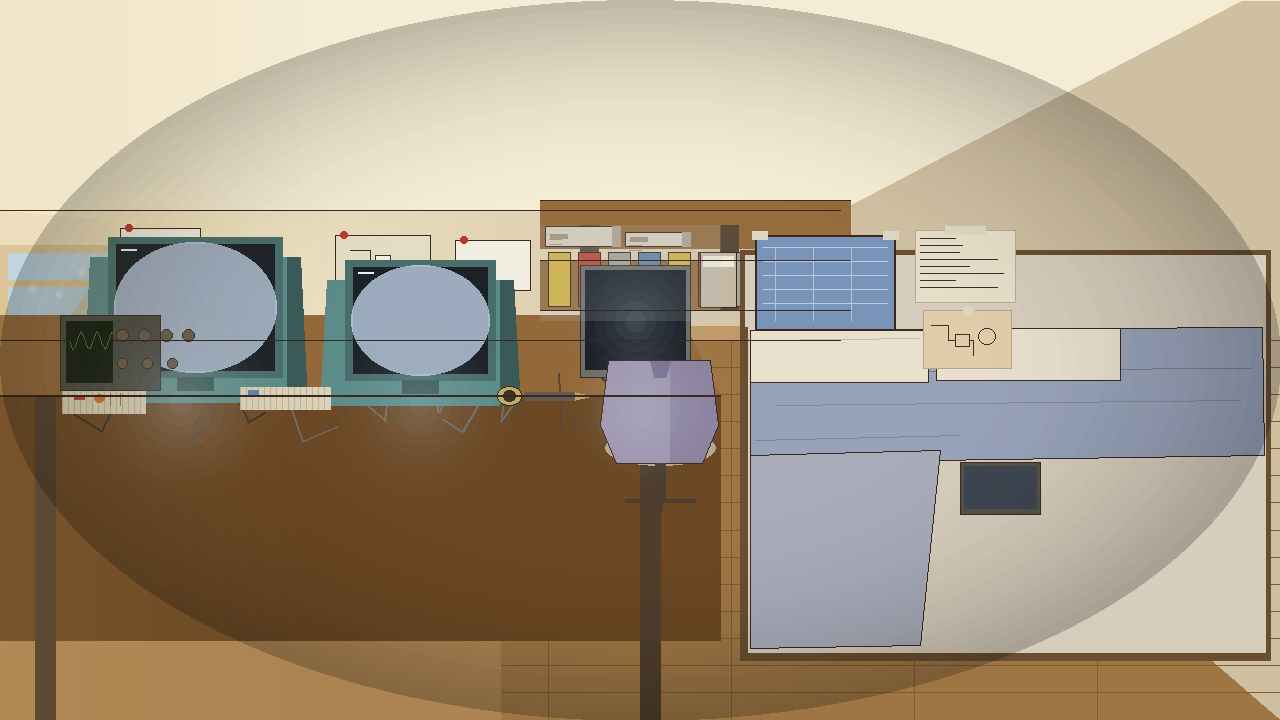

Here is the Python script that generated this plot:
#!/usr/bin/env python3
"""
LTG_TOOL_bg_tech_den_v004.py — Cosmo's Tech Den Background v004 (Daylight)
"Luma & the Glitchkin" — Background & Environment Design
Artist: Jordan Reed | Cycle 22

Upgrade from v003: resolves Takeshi Murakami Critique 10 P1 + P2.
All visual content preserved. Two targeted lighting fixes applied.

Changes from v003:
  Fix 1a — Light shaft repositioned into desk zone (CRITICAL):
    - Shaft apex now sits at upper-left near window, above desk height
    - Shaft fans diagonally across desk surface (DESK_TOP_Y == 395)
    - Base points land ON desk surface, fading before bed zone (x < 700)
    - Shaft width ~200px at widest point
    - max_alpha raised to 150 (daylight shaft in dark room is NOT subtle)
    - Dust motes scatter bounds updated to match new shaft geometry

  Fix 1b — Monitor glow spill individuated (three separate sources):
    - REMOVED: single wide-ellipse desk spill (was a uniform ambient wash)
    - ADDED: three separate gaussian_glow() calls — one per monitor
      * CRT1 (x~195): cool blue-white, spill forward-left onto desk surface
      * CRT2 (x~420): central desk area spill
      * Flat panel (x~635): toward oscilloscope zone
    - Chair back spill and shelf spill retained from v003

Rules:
  - Real World palette ONLY — zero Glitch palette colors
  - After img.paste() / alpha_composite: refresh draw = ImageDraw.Draw(img)
  - Never overwrite outputs — versioned v004
  - All procedural elements use seeded RNG

# TODO: update import to LTG_TOOL_render_lib_v001 after Kai's rename

Output: /home/wipkat/team/output/backgrounds/environments/LTG_ENV_tech_den_v004.png
"""

import math
import random
import os
import sys
from PIL import Image, ImageDraw, ImageFilter

# Import shared rendering library (same directory)
# TODO: update import to LTG_TOOL_render_lib_v001 after Kai's rename
sys.path.insert(0, os.path.dirname(os.path.abspath(__file__)))
from ltg_render_lib import (  # noqa: E402
    light_shaft, dust_motes, gaussian_glow, vignette
)

W, H = 1280, 720

# ── Real World Palette (NO Glitch colors) ────────────────────────────────────
WALL_WARM         = (240, 228, 200)
WALL_SHADOW       = (208, 192, 162)
WALL_WINDOW_LIGHT = (252, 242, 210)
CEILING           = (244, 236, 212)
FLOOR_WOOD        = (158, 118,  68)
FLOOR_WOOD_DARK   = (128,  90,  48)
FLOOR_WORN        = (172, 132,  82)
SKIRTING          = (190, 155, 105)

# Window / natural light
WINDOW_SKY        = (188, 218, 240)
WINDOW_FRAME      = (222, 200, 158)
SUNLIGHT_GOLD     = (255, 210,  90)
SUNLIT_AMBER      = (212, 172, 100)
WALL_SUNLIT       = (252, 238, 190)

# Desk and tech equipment
DESK_WOOD_TOP     = (148, 105,  58)
DESK_WOOD_SHADOW  = (108,  72,  36)
DESK_FRAME        = ( 80,  62,  44)
CABLE_DARK        = ( 58,  48,  38)
CABLE_MED         = ( 90,  72,  52)
CABLE_GREY        = (110, 108, 102)

# CRT monitor
CRT_CASING        = ( 91, 140, 138)
CRT_SHADOW        = ( 58,  90,  88)
CRT_SCREEN_OFF    = ( 28,  34,  40)
CRT_BEZEL         = ( 72, 110, 108)

# Flat monitor
FLAT_MON_BODY     = (110, 108, 102)
FLAT_MON_SCREEN   = ( 24,  28,  36)
FLAT_MON_STAND    = ( 88,  84,  78)

# Monitor glow (blue-white, real-world — not Glitch cyan)
MON_GLOW_BRIGHT   = (200, 218, 240)
MON_GLOW_MID      = (180, 200, 210)
MON_GLOW_SOFT     = (170, 188, 205)
MON_SPILL         = (180, 200, 210)

# Oscilloscope
OSCOPE_BODY       = ( 72,  74,  68)
OSCOPE_SCREEN     = ( 18,  28,  18)
OSCOPE_KNOBS      = ( 98,  88,  68)

# Breadboards
BREADBOARD        = (220, 210, 185)
BREADBOARD_LINES  = (190, 178, 150)
COMPONENT_RED     = (185,  62,  42)
COMPONENT_ORANGE  = (200, 120,  50)
COMPONENT_BLUE    = (100, 128, 168)
WIRE_COPPER       = (168, 112,  52)

# Shelving
SHELF_WOOD        = (148, 108,  62)
SHELF_BRACKET     = ( 90,  75,  58)
VINTAGE_PC_BEIGE  = (215, 205, 185)
VINTAGE_PC_SHADOW = (175, 162, 140)
VINTAGE_PC_VENT   = (160, 148, 125)
CART_YELLOW       = (210, 178,  68)
CART_RED          = (188,  72,  52)
CART_GREY         = (165, 162, 155)
CART_BLUE         = (100, 130, 162)
BIN_PLASTIC       = (195, 185, 165)
BIN_LABEL         = (240, 232, 210)

# Wall papers
PAPER_WHITE       = (242, 238, 225)
PAPER_YELLOW      = (235, 218, 148)
CIRCUIT_DIAG_BG   = (228, 220, 195)
INK_LINE          = ( 58,  48,  38)
PUSHPIN_RED       = (188,  58,  42)

# Bed
BED_FRAME         = (105,  78,  48)
MATTRESS          = (215, 205, 188)
DUVET_BLUE        = (152, 162, 185)
PILLOW_CREAM      = (232, 224, 205)
BEDDING_MUTED     = (168, 172, 185)

# Chair
CHAIR_FABRIC      = (178, 168, 148)
CHAIR_FRAME       = ( 75,  62,  48)

# Cosmo's jacket — RW-08 Dusty Lavender
JACKET_LAV        = (160, 150, 175)
JACKET_SHADOW     = (120, 110, 145)

# Soldering kit
SOLDER_IRON_TIP   = (190, 165, 100)
SOLDER_IRON_BODY  = (100,  90,  80)
SOLDER_WIRE_SPOOL = (195, 170, 100)

# Poster / printout colors
POSTER_BLUE       = (120, 148, 185)
PRINTOUT_CREAM    = (230, 222, 200)
PRINTOUT_WARM     = (225, 205, 170)

# Line / shadow
LINE_DARK         = ( 59,  40,  32)
DUST_MOTE         = (255, 248, 230)

# Dust mote color (warm white)
SOLDER_SILVER     = (180, 180, 168)

# ── Helper functions ──────────────────────────────────────────────────────────
rng = random.Random(42)


def lerp(a, b, t):
    return a + (b - a) * t


def lerp_color(c1, c2, t):
    return tuple(int(lerp(a, b, t)) for a, b in zip(c1, c2))


def draw_rect(draw, x0, y0, x1, y1, fill, outline=None, width=1):
    draw.rectangle([x0, y0, x1, y1], fill=fill, outline=outline, width=width)


def draw_line_seg(draw, pts, fill, width=1):
    if len(pts) >= 2:
        draw.line(pts, fill=fill, width=width)


def gradient_rect_v(img, x0, y0, x1, y1, col_top, col_bot):
    if x1 <= x0 or y1 <= y0:
        return
    w_ = x1 - x0
    h_ = y1 - y0
    layer = Image.new("RGBA", (w_, h_), (0, 0, 0, 0))
    ld = ImageDraw.Draw(layer)
    for row in range(h_):
        t = row / max(h_ - 1, 1)
        c = lerp_color(col_top, col_bot, t)
        ld.line([(0, row), (w_ - 1, row)], fill=c + (255,), width=1)
    img.alpha_composite(layer, dest=(x0, y0))


def gradient_rect_h(img, x0, y0, x1, y1, col_left, col_right):
    if x1 <= x0 or y1 <= y0:
        return
    w_ = x1 - x0
    h_ = y1 - y0
    layer = Image.new("RGBA", (w_, h_), (0, 0, 0, 0))
    ld = ImageDraw.Draw(layer)
    for col in range(w_):
        t = col / max(w_ - 1, 1)
        c = lerp_color(col_left, col_right, t)
        ld.line([(col, 0), (col, h_ - 1)], fill=c + (255,), width=1)
    img.alpha_composite(layer, dest=(x0, y0))


# ── Main draw function ────────────────────────────────────────────────────────

def draw_tech_den():
    img = Image.new("RGBA", (W, H), (0, 0, 0, 255))
    draw = ImageDraw.Draw(img)

    # ── PERSPECTIVE SETUP ─────────────────────────────────────────────────────
    VP_X = 820
    VP_Y = 295

    FLOOR_Y_FAR  = 340
    FLOOR_Y_NEAR = H
    CEIL_Y_FAR   = 210
    CEIL_Y_NEAR  = -20

    BACK_WALL_LEFT  = 60
    BACK_WALL_RIGHT = 840

    # ── BASE LAYERS ───────────────────────────────────────────────────────────

    # 1. Back wall
    gradient_rect_h(img, 0, CEIL_Y_FAR, BACK_WALL_RIGHT, FLOOR_Y_FAR,
                    WALL_WINDOW_LIGHT, WALL_SHADOW)
    draw = ImageDraw.Draw(img)

    # Right side wall
    right_wall_pts = [
        (BACK_WALL_RIGHT, CEIL_Y_FAR),
        (W, CEIL_Y_NEAR),
        (W, H),
        (BACK_WALL_RIGHT, FLOOR_Y_FAR),
    ]
    draw.polygon(right_wall_pts, fill=WALL_SHADOW)

    # Ceiling
    ceil_pts = [
        (0, 0),
        (W, 0),
        (W, CEIL_Y_NEAR),
        (BACK_WALL_RIGHT, CEIL_Y_FAR),
        (0, CEIL_Y_FAR),
    ]
    draw.polygon(ceil_pts, fill=CEILING)
    draw = ImageDraw.Draw(img)

    # Floor
    floor_pts = [
        (0, FLOOR_Y_FAR),
        (BACK_WALL_RIGHT, FLOOR_Y_FAR),
        (W, H),
        (0, H),
    ]
    draw.polygon(floor_pts, fill=FLOOR_WOOD)

    n_planks = 14
    for i in range(n_planks):
        t = i / n_planks
        ly = int(FLOOR_Y_FAR + t * (H - FLOOR_Y_FAR))
        draw.line([(0, ly), (W, ly)], fill=FLOOR_WOOD_DARK, width=1)

    for i in range(8):
        t = i / 7
        fx = int(t * W)
        draw.line([(fx, FLOOR_Y_FAR), (fx, H)], fill=FLOOR_WOOD_DARK, width=1)

    draw_rect(draw, 0, FLOOR_Y_FAR + 30, 500, H, FLOOR_WORN)
    draw = ImageDraw.Draw(img)

    # Skirting board
    draw_rect(draw, 0, FLOOR_Y_FAR - 14, BACK_WALL_RIGHT, FLOOR_Y_FAR, SKIRTING)

    # ── LEFT WINDOW ───────────────────────────────────────────────────────────
    WIN_X0 = 0
    WIN_X1 = 115
    WIN_Y0 = CEIL_Y_FAR + 35
    WIN_Y1 = FLOOR_Y_FAR - 18

    left_wall_win_pts = [
        (0, CEIL_Y_FAR),
        (WIN_X1, CEIL_Y_FAR + 10),
        (WIN_X1, FLOOR_Y_FAR - 5),
        (0, FLOOR_Y_FAR),
    ]
    draw.polygon(left_wall_win_pts, fill=WALL_WARM)

    draw_rect(draw, WIN_X0, WIN_Y0, WIN_X1, WIN_Y1, WINDOW_FRAME)
    draw_rect(draw, WIN_X0 + 8, WIN_Y0 + 8, WIN_X1 - 4, WIN_Y1 - 8, WINDOW_SKY)
    mid_y = (WIN_Y0 + WIN_Y1) // 2
    draw_rect(draw, WIN_X0, mid_y - 3, WIN_X1, mid_y + 3, WINDOW_FRAME)

    # Outer glow on wall near window — using gaussian_glow from lib
    gaussian_glow(img, (WIN_X1 + 30, (WIN_Y0 + WIN_Y1) // 2),
                  160, SUNLIGHT_GOLD, max_alpha=55, steps=8)
    draw = ImageDraw.Draw(img)

    # ── WINDOW LIGHT SHAFT via ltg_render_lib.light_shaft() ──────────────────
    # Fix 1a (C10 Takeshi): shaft must land ON the desk surface, not the floor.
    # DESK_TOP_Y = 395. Shaft apex at upper-left (near window top). Base points
    # land on desk surface (~y=385–410), shaft width ~200px at widest.
    # Fades before reaching bed zone (BED_X0 = 740).
    # max_alpha raised to 150 — a daylight shaft in a dark room is NOT subtle.
    SHAFT_APEX      = (WIN_X1 - 10,  WIN_Y0 + 20)  # ~(105, 265) near window top-right
    SHAFT_BASE_LEFT = (10,           407)           # on desk surface (DESK_TOP_Y+12)
    SHAFT_BASE_RIGHT= (210,          390)           # on desk surface (DESK_TOP_Y-5)

    light_shaft(img, SHAFT_APEX, SHAFT_BASE_LEFT, SHAFT_BASE_RIGHT,
                SUNLIT_AMBER, max_alpha=150)
    draw = ImageDraw.Draw(img)

    # ── DUST MOTES in beam via ltg_render_lib.dust_motes() ───────────────────
    # Bound the scatter to the updated shaft bounding box (desk zone)
    beam_x0 = min(SHAFT_APEX[0], SHAFT_BASE_LEFT[0])
    beam_x1 = max(SHAFT_APEX[0], SHAFT_BASE_RIGHT[0])
    beam_y0 = SHAFT_APEX[1]
    beam_y1 = SHAFT_BASE_LEFT[1]

    # dust_motes draws directly onto an ImageDraw — we need RGBA draw
    mote_layer = Image.new("RGBA", img.size, (0, 0, 0, 0))
    mote_draw = ImageDraw.Draw(mote_layer)
    dust_motes(mote_draw, (beam_x0, beam_y0, beam_x1, beam_y1),
               count=18, seed=77, color=DUST_MOTE, alpha_range=(55, 85))
    img.alpha_composite(mote_layer)
    draw = ImageDraw.Draw(img)

    # ── BACK WALL DETAILS ─────────────────────────────────────────────────────
    papers = [
        (120, 228, 200, 295, PAPER_WHITE),
        (335, 235, 430, 295, CIRCUIT_DIAG_BG),
        (455, 240, 530, 290, PAPER_WHITE),
        (150, 300, 260, 350, PAPER_YELLOW),
    ]
    for (px0, py0, px1, py1, pcol) in papers:
        draw_rect(draw, px0, py0, px1, py1, pcol, outline=LINE_DARK, width=1)
        draw.ellipse([px0 + 5, py0 - 4, px0 + 12, py0 + 3], fill=PUSHPIN_RED)

    for row in range(6):
        lx = 125
        ly = 240 + row * 8
        draw.line([(lx, ly), (lx + rng.randint(40, 70), ly)],
                  fill=INK_LINE, width=1)

    cx0, cy0 = 340, 240
    circuit_pts = [
        (cx0 + 10, cy0 + 10), (cx0 + 30, cy0 + 10),
        (cx0 + 30, cy0 + 20), (cx0 + 60, cy0 + 20),
        (cx0 + 60, cy0 + 35), (cx0 + 20, cy0 + 35),
        (cx0 + 20, cy0 + 50),
    ]
    draw.line(circuit_pts, fill=INK_LINE, width=1)
    draw_rect(draw, cx0 + 35, cy0 + 15, cx0 + 50, cy0 + 25, PAPER_WHITE,
              outline=INK_LINE, width=1)

    # ── SHELVING ON BACK WALL ─────────────────────────────────────────────────
    SHELF_Y1 = 248
    SHELF_Y2 = 310

    draw_rect(draw, 540, 200, BACK_WALL_RIGHT + 10, SHELF_Y1, SHELF_WOOD)
    draw_rect(draw, 540, 260, BACK_WALL_RIGHT + 10, SHELF_Y2, SHELF_WOOD)
    draw_rect(draw, 580, CEIL_Y_FAR + 15, 598, SHELF_Y2, SHELF_BRACKET)
    draw_rect(draw, 720, CEIL_Y_FAR + 15, 738, SHELF_Y2, SHELF_BRACKET)

    pc_positions = [(545, CEIL_Y_FAR + 16, 620, SHELF_Y1 - 2),
                    (625, CEIL_Y_FAR + 22, 690, SHELF_Y1 - 2)]
    for (bx0, by0, bx1, by1) in pc_positions:
        draw_rect(draw, bx0, by0, bx1, by1, VINTAGE_PC_BEIGE, outline=LINE_DARK, width=1)
        draw_rect(draw, bx1 - 8, by0, bx1, by1, VINTAGE_PC_SHADOW)
        for vi in range(3):
            vy = by0 + 8 + vi * 5
            draw.line([(bx0 + 4, vy), (bx0 + 16, vy)], fill=VINTAGE_PC_VENT, width=1)
        drive_y = (by0 + by1) // 2
        draw_rect(draw, bx0 + 5, drive_y - 2, bx0 + 22, drive_y + 2,
                  VINTAGE_PC_VENT)

    cart_colors = [CART_YELLOW, CART_RED, CART_GREY, CART_BLUE, CART_YELLOW,
                   CART_RED, CART_GREY]
    for i, cc in enumerate(cart_colors):
        cx_ = 548 + i * 30
        draw_rect(draw, cx_, SHELF_Y1 + 4, cx_ + 22, SHELF_Y2 - 4,
                  cc, outline=LINE_DARK, width=1)

    for bi in range(3):
        bx_ = 700 + bi * 42
        draw_rect(draw, bx_, SHELF_Y1 + 4, bx_ + 36, SHELF_Y2 - 3,
                  BIN_PLASTIC, outline=LINE_DARK, width=1)
        draw_rect(draw, bx_ + 3, SHELF_Y1 + 8, bx_ + 33, SHELF_Y1 + 18,
                  BIN_LABEL)

    # ── DESK (left to center, dominant) ───────────────────────────────────────
    DESK_TOP_Y    = 395
    DESK_LEFT     = 0
    DESK_RIGHT    = 720
    DESK_FRONT_Y  = H - 80
    DESK_DEPTH    = 80

    desk_top_pts = [
        (DESK_LEFT, DESK_TOP_Y),
        (DESK_RIGHT, DESK_TOP_Y),
        (DESK_RIGHT - 40, DESK_TOP_Y - DESK_DEPTH),
        (DESK_LEFT, DESK_TOP_Y - DESK_DEPTH),
    ]
    draw.polygon(desk_top_pts, fill=DESK_WOOD_TOP)
    draw_rect(draw, DESK_LEFT, DESK_TOP_Y, DESK_RIGHT, DESK_FRONT_Y, DESK_WOOD_SHADOW)
    draw.line([(DESK_LEFT, DESK_TOP_Y), (DESK_RIGHT, DESK_TOP_Y)],
              fill=lerp_color(DESK_WOOD_TOP, (255, 255, 200), 0.3), width=2)

    for (lx0, ly0, lx1, ly1) in [(35, DESK_TOP_Y, 55, H), (640, DESK_TOP_Y, 660, H)]:
        draw_rect(draw, lx0, ly0, lx1, ly1, DESK_FRAME)

    # ── CABLES ON DESK ────────────────────────────────────────────────────────
    rng2 = random.Random(17)
    for _ in range(14):
        sx = rng2.randint(80, 600)
        sy = DESK_TOP_Y - rng2.randint(5, 40)
        ex = sx + rng2.randint(-80, 80)
        ey = sy + rng2.randint(10, 50)
        mid_x = (sx + ex) // 2 + rng2.randint(-20, 20)
        mid_y = max(sy, ey) + rng2.randint(5, 25)
        col = rng2.choice([CABLE_DARK, CABLE_MED, CABLE_GREY])
        draw.line([(sx, sy), (mid_x, mid_y), (ex, ey)], fill=col, width=2)

    # ── CRT MONITORS ──────────────────────────────────────────────────────────
    def draw_crt(draw, img, cx, cy, w_=160, h_=130):
        body_pts = [
            (cx - w_ // 2 - 18, cy - h_ // 2 + 20),
            (cx + w_ // 2 + 18, cy - h_ // 2 + 20),
            (cx + w_ // 2 + 25, cy + h_ // 2 + 25),
            (cx - w_ // 2 - 25, cy + h_ // 2 + 25),
        ]
        draw.polygon(body_pts, fill=CRT_CASING)
        draw.polygon([
            (cx + w_ // 2 + 5,  cy - h_ // 2 + 20),
            (cx + w_ // 2 + 18, cy - h_ // 2 + 20),
            (cx + w_ // 2 + 25, cy + h_ // 2 + 25),
            (cx + w_ // 2 + 5,  cy + h_ // 2 + 25),
        ], fill=CRT_SHADOW)
        draw_rect(draw, cx - w_ // 2, cy - h_ // 2, cx + w_ // 2, cy + h_ // 2,
                  CRT_BEZEL)
        sw = w_ - 16
        sh = h_ - 14
        draw_rect(draw, cx - sw // 2, cy - sh // 2, cx + sw // 2, cy + sh // 2,
                  CRT_SCREEN_OFF)
        glow_layer = Image.new("RGBA", img.size, (0, 0, 0, 0))
        gd = ImageDraw.Draw(glow_layer)
        gd.ellipse([cx - sw // 2 - 2, cy - sh // 2 - 2,
                    cx + sw // 2 + 2, cy + sh // 2 + 2],
                   fill=MON_GLOW_BRIGHT + (190,))
        img.alpha_composite(glow_layer)
        draw = ImageDraw.Draw(img)
        draw.line([(cx - sw // 2 + 5, cy - sh // 2 + 5),
                   (cx - sw // 2 + 20, cy - sh // 2 + 5)],
                  fill=(230, 240, 255), width=2)
        draw_rect(draw, cx - 18, cy + h_ // 2, cx + 18, cy + h_ // 2 + 18,
                  CRT_SHADOW)
        draw_rect(draw, cx - 28, cy + h_ // 2 + 14, cx + 28, cy + h_ // 2 + 22,
                  CRT_CASING)
        return draw

    CRT1_CX, CRT1_CY = 195, DESK_TOP_Y - 88
    draw = draw_crt(draw, img, CRT1_CX, CRT1_CY, w_=175, h_=140)

    CRT2_CX, CRT2_CY = 420, DESK_TOP_Y - 75
    draw = draw_crt(draw, img, CRT2_CX, CRT2_CY, w_=150, h_=120)

    # ── FLAT PANEL MONITOR ────────────────────────────────────────────────────
    FP_X0, FP_Y0 = 580, DESK_TOP_Y - 130
    FP_X1, FP_Y1 = 690, DESK_TOP_Y - 18
    draw_rect(draw, FP_X0, FP_Y0, FP_X1, FP_Y1, FLAT_MON_BODY, outline=LINE_DARK, width=1)
    draw_rect(draw, FP_X0 + 5, FP_Y0 + 5, FP_X1 - 5, FP_Y1 - 8, FLAT_MON_SCREEN)
    fp_cx = (FP_X0 + FP_X1) // 2
    draw_rect(draw, fp_cx - 8, FP_Y1, fp_cx + 8, FP_Y1 + 15, FLAT_MON_STAND)
    draw_rect(draw, fp_cx - 18, FP_Y1 + 12, fp_cx + 18, FP_Y1 + 18, FLAT_MON_STAND)

    # Flat panel glow spill via gaussian_glow from lib
    gaussian_glow(img, (fp_cx, (FP_Y0 + FP_Y1) // 2),
                  80, MON_GLOW_MID, max_alpha=60, steps=8)
    draw = ImageDraw.Draw(img)

    # ── OSCILLOSCOPE ──────────────────────────────────────────────────────────
    OSC_X0, OSC_Y0 = 60, DESK_TOP_Y - 80
    OSC_X1, OSC_Y1 = 160, DESK_TOP_Y - 5
    draw_rect(draw, OSC_X0, OSC_Y0, OSC_X1, OSC_Y1, OSCOPE_BODY, outline=LINE_DARK, width=1)
    draw_rect(draw, OSC_X0 + 6, OSC_Y0 + 6, OSC_X0 + 52, OSC_Y1 - 8, OSCOPE_SCREEN)
    TRACE_GREEN = (58, 120, 48)
    trace_pts = []
    for xi in range(0, 46, 3):
        tx = OSC_X0 + 9 + xi
        ty = OSC_Y0 + 25 + int(10 * math.sin(xi * 0.4))
        trace_pts.append((tx, ty))
    if len(trace_pts) >= 2:
        draw.line(trace_pts, fill=TRACE_GREEN, width=1)
    for ki in range(4):
        kx = OSC_X0 + 62 + ki * 22
        ky = OSC_Y0 + 20
        draw.ellipse([kx - 6, ky - 6, kx + 6, ky + 6], fill=OSCOPE_KNOBS,
                     outline=LINE_DARK, width=1)
    for ki in range(3):
        kx = OSC_X0 + 62 + ki * 25
        ky = OSC_Y0 + 48
        draw.ellipse([kx - 5, ky - 5, kx + 5, ky + 5], fill=OSCOPE_KNOBS,
                     outline=LINE_DARK, width=1)

    # ── BREADBOARDS ───────────────────────────────────────────────────────────
    BB_X0, BB_Y0 = 62, DESK_TOP_Y - 4
    BB_X1, BB_Y1 = 145, DESK_TOP_Y + 18
    draw_rect(draw, BB_X0, BB_Y0, BB_X1, BB_Y1, BREADBOARD)
    for gi in range(0, BB_X1 - BB_X0, 6):
        draw.line([(BB_X0 + gi, BB_Y0), (BB_X0 + gi, BB_Y1)],
                  fill=BREADBOARD_LINES, width=1)
    draw.rectangle([BB_X0 + 12, BB_Y0 + 4, BB_X0 + 22, BB_Y0 + 8],
                   fill=COMPONENT_RED)
    draw.ellipse([BB_X0 + 32, BB_Y0 + 3, BB_X0 + 42, BB_Y0 + 11],
                 fill=COMPONENT_ORANGE)
    draw.line([(BB_X0 + 48, BB_Y0 + 2), (BB_X0 + 48, BB_Y0 + 14)],
              fill=WIRE_COPPER, width=1)
    draw.line([(BB_X0 + 58, BB_Y0 + 2), (BB_X0 + 58, BB_Y0 + 14)],
              fill=WIRE_COPPER, width=1)

    BB2_X0, BB2_Y0 = 240, DESK_TOP_Y - 8
    BB2_X1, BB2_Y1 = 330, DESK_TOP_Y + 14
    draw_rect(draw, BB2_X0, BB2_Y0, BB2_X1, BB2_Y1, BREADBOARD)
    for gi in range(0, BB2_X1 - BB2_X0, 6):
        draw.line([(BB2_X0 + gi, BB2_Y0), (BB2_X0 + gi, BB2_Y1)],
                  fill=BREADBOARD_LINES, width=1)
    draw.rectangle([BB2_X0 + 8, BB2_Y0 + 3, BB2_X0 + 18, BB2_Y0 + 7],
                   fill=COMPONENT_BLUE)

    # ── SOLDERING KIT ─────────────────────────────────────────────────────────
    SOL_X = 525
    SOL_Y = DESK_TOP_Y + 5
    draw_rect(draw, SOL_X, SOL_Y - 8, SOL_X + 50, SOL_Y, SOLDER_IRON_BODY)
    draw.polygon([(SOL_X + 50, SOL_Y - 8), (SOL_X + 50, SOL_Y),
                  (SOL_X + 68, SOL_Y - 4)], fill=SOLDER_IRON_TIP)
    draw.ellipse([SOL_X - 28, SOL_Y - 14, SOL_X - 4, SOL_Y + 5],
                 fill=SOLDER_WIRE_SPOOL, outline=LINE_DARK, width=1)
    draw.ellipse([SOL_X - 22, SOL_Y - 10, SOL_X - 10, SOL_Y + 1],
                 fill=CABLE_DARK)

    # ── DESK CHAIR ────────────────────────────────────────────────────────────
    CH_CX = 660
    CH_SEAT_Y = DESK_TOP_Y + 50

    draw.ellipse([CH_CX - 55, CH_SEAT_Y - 15, CH_CX + 55, CH_SEAT_Y + 20],
                 fill=CHAIR_FABRIC)
    draw_rect(draw, CH_CX - 38, CH_SEAT_Y - 80, CH_CX + 38, CH_SEAT_Y - 15,
              CHAIR_FABRIC, outline=LINE_DARK, width=1)

    # ── COSMO'S JACKET ON CHAIR ───────────────────────────────────────────────
    jacket_pts = [
        (CH_CX - 52, CH_SEAT_Y - 85),
        (CH_CX + 50, CH_SEAT_Y - 85),
        (CH_CX + 58, CH_SEAT_Y - 20),
        (CH_CX + 42, CH_SEAT_Y + 18),
        (CH_CX - 44, CH_SEAT_Y + 18),
        (CH_CX - 60, CH_SEAT_Y - 20),
    ]
    jacket_layer = Image.new("RGBA", img.size, (0, 0, 0, 0))
    jd = ImageDraw.Draw(jacket_layer)
    jd.polygon(jacket_pts, fill=JACKET_LAV + (255,))
    img.alpha_composite(jacket_layer)
    draw = ImageDraw.Draw(img)

    jacket_shadow_pts = [
        (CH_CX + 10, CH_SEAT_Y - 85),
        (CH_CX + 50, CH_SEAT_Y - 85),
        (CH_CX + 58, CH_SEAT_Y - 20),
        (CH_CX + 42, CH_SEAT_Y + 18),
        (CH_CX + 10, CH_SEAT_Y + 18),
    ]
    shadow_layer = Image.new("RGBA", img.size, (0, 0, 0, 0))
    sd = ImageDraw.Draw(shadow_layer)
    sd.polygon(jacket_shadow_pts, fill=JACKET_SHADOW + (120,))
    img.alpha_composite(shadow_layer)
    draw = ImageDraw.Draw(img)

    draw.polygon([
        (CH_CX - 10, CH_SEAT_Y - 85),
        (CH_CX + 10, CH_SEAT_Y - 85),
        (CH_CX + 6,  CH_SEAT_Y - 68),
        (CH_CX - 6,  CH_SEAT_Y - 68),
    ], fill=JACKET_SHADOW)
    draw.polygon(jacket_pts, outline=LINE_DARK, fill=None)

    draw_rect(draw, CH_CX - 5, CH_SEAT_Y + 18, CH_CX + 5, CH_SEAT_Y + 55,
              CHAIR_FRAME)
    draw.line([(CH_CX - 35, CH_SEAT_Y + 55), (CH_CX + 35, CH_SEAT_Y + 55)],
              fill=CHAIR_FRAME, width=4)
    draw.line([(CH_CX, CH_SEAT_Y + 45), (CH_CX, CH_SEAT_Y + 65)],
              fill=CHAIR_FRAME, width=4)

    # ── MONITOR GLOW SPILL via gaussian_glow() from lib ──────────────────────
    # Fix 1b (C10 Takeshi): three distinct spill zones — one per monitor.
    # Removed: single wide-ellipse desk wash (was uniform ambient, not a light event).
    # Each monitor hotspots its own desk zone with its own temperature.

    # CRT1 (x~195): cool blue-white — spill forward and slightly left onto desk
    # Spill center: below CRT1 screen on desk surface
    gaussian_glow(img, (CRT1_CX - 15, DESK_TOP_Y + 8), 110, MON_GLOW_BRIGHT,
                  max_alpha=65, steps=10)
    draw = ImageDraw.Draw(img)

    # CRT2 (x~420): central desk area spill
    gaussian_glow(img, (CRT2_CX, DESK_TOP_Y + 10), 100, MON_GLOW_MID,
                  max_alpha=58, steps=10)
    draw = ImageDraw.Draw(img)

    # Flat panel (x~635): spill toward oscilloscope zone (right-of-center desk)
    fp_cx = (FP_X0 + FP_X1) // 2  # ~635
    gaussian_glow(img, (fp_cx + 10, DESK_TOP_Y + 6), 90, MON_GLOW_SOFT,
                  max_alpha=52, steps=10)
    draw = ImageDraw.Draw(img)

    # Chair back spill — via gaussian_glow (retained from v003)
    gaussian_glow(img, (CH_CX - 18, CH_SEAT_Y - 30), 70, MON_SPILL,
                  max_alpha=45, steps=6)
    draw = ImageDraw.Draw(img)

    # Shelving face spill (retained from v003)
    shelf_spill = Image.new("RGBA", (W, H), (0, 0, 0, 0))
    ssd = ImageDraw.Draw(shelf_spill)
    ssd.rectangle([540, CEIL_Y_FAR + 15, 720, SHELF_Y2 + 10],
                  fill=MON_SPILL + (38,))
    img.alpha_composite(shelf_spill)
    draw = ImageDraw.Draw(img)

    # ── BED AREA — RIGHT HALF ─────────────────────────────────────────────────
    BED_X0 = 740
    BED_Y0 = 310
    BED_X1 = W - 10
    BED_Y1 = H - 60

    draw_rect(draw, BED_X0, BED_Y0, BED_X1, BED_Y1, BED_FRAME)
    draw_rect(draw, BED_X0, BED_Y0 - 60, BED_X1, BED_Y0 + 22, BED_FRAME)
    draw_rect(draw, BED_X0 + 5, BED_Y0 - 55, BED_X1 - 5, BED_Y0 + 16, MATTRESS)
    draw_rect(draw, BED_X0 + 8, BED_Y0 + 16, BED_X1 - 5, BED_Y1 - 8, MATTRESS)

    duvet_pts = [
        (BED_X0 + 10, BED_Y0 + 20),
        (BED_X1 - 8,  BED_Y0 + 17),
        (BED_X1 - 6,  BED_Y0 + 145),
        (BED_X0 + 60, BED_Y0 + 152),
        (BED_X0 + 10, BED_Y0 + 148),
    ]
    draw.polygon(duvet_pts, fill=DUVET_BLUE, outline=LINE_DARK)
    draw = ImageDraw.Draw(img)

    draw.line([(BED_X0 + 22, BED_Y0 + 62), (BED_X1 - 20, BED_Y0 + 57)],
              fill=lerp_color(DUVET_BLUE, LINE_DARK, 0.3), width=2)
    draw.line([(BED_X0 + 35, BED_Y0 + 95), (BED_X1 - 30, BED_Y0 + 90)],
              fill=lerp_color(DUVET_BLUE, LINE_DARK, 0.2), width=1)
    draw.line([(BED_X0 + 15, BED_Y0 + 130), (BED_X0 + 220, BED_Y0 + 125)],
              fill=lerp_color(DUVET_BLUE, LINE_DARK, 0.25), width=1)

    draw_rect(draw, BED_X0 + 10,  BED_Y0 + 20, BED_X0 + 188, BED_Y0 + 72,
              PILLOW_CREAM, outline=LINE_DARK, width=1)
    draw_rect(draw, BED_X0 + 196, BED_Y0 + 18, BED_X0 + 380, BED_Y0 + 70,
              PILLOW_CREAM, outline=LINE_DARK, width=1)
    draw.line([(BED_X0 + 20, BED_Y0 + 30), (BED_X0 + 178, BED_Y0 + 28)],
              fill=lerp_color(PILLOW_CREAM, LINE_DARK, 0.2), width=1)

    blanket_pts = [
        (BED_X0 + 10,  BED_Y0 + 145),
        (BED_X0 + 200, BED_Y0 + 140),
        (BED_X0 + 180, BED_Y1 - 15),
        (BED_X0 + 10,  BED_Y1 - 12),
    ]
    draw.polygon(blanket_pts, fill=BEDDING_MUTED, outline=LINE_DARK)
    draw = ImageDraw.Draw(img)

    DEVICE_X0 = BED_X0 + 220
    DEVICE_Y0 = BED_Y0 + 152
    DEVICE_X1 = DEVICE_X0 + 80
    DEVICE_Y1 = DEVICE_Y0 + 52
    draw_rect(draw, DEVICE_X0, DEVICE_Y0, DEVICE_X1, DEVICE_Y1,
              (88, 82, 76), outline=LINE_DARK, width=1)
    draw_rect(draw, DEVICE_X0 + 4, DEVICE_Y0 + 4, DEVICE_X1 - 4, DEVICE_Y1 - 6,
              (42, 48, 58))
    dev_layer = Image.new("RGBA", img.size, (0, 0, 0, 0))
    devd = ImageDraw.Draw(dev_layer)
    devd.rectangle([DEVICE_X0 + 4, DEVICE_Y0 + 4, DEVICE_X1 - 4, DEVICE_Y1 - 6],
                   fill=MON_GLOW_SOFT + (40,))
    img.alpha_composite(dev_layer)
    draw = ImageDraw.Draw(img)

    # ── WALL ABOVE BED — POSTERS / PRINTOUTS ─────────────────────────────────
    WALL_BED_Y_TOP = CEIL_Y_FAR
    POST_X0 = BED_X0 + 15
    POST_Y0 = WALL_BED_Y_TOP + 25
    POST_X1 = BED_X0 + 155
    POST_Y1 = POST_Y0 + 95
    draw_rect(draw, POST_X0, POST_Y0, POST_X1, POST_Y1, POSTER_BLUE,
              outline=LINE_DARK, width=2)
    for row in range(5):
        py = POST_Y0 + 12 + row * 14
        draw.line([(POST_X0 + 8, py), (POST_X1 - 8, py)],
                  fill=lerp_color(POSTER_BLUE, (240, 240, 255), 0.6), width=1)
    for col_idx in range(3):
        px = POST_X0 + 20 + col_idx * 38
        draw.line([(px, POST_Y0 + 12), (px, POST_Y1 - 10)],
                  fill=lerp_color(POSTER_BLUE, (240, 240, 255), 0.5), width=1)
    draw_rect(draw, POST_X0 - 3,  POST_Y0 - 4, POST_X0 + 12, POST_Y0 + 4,
              (220, 215, 195))
    draw_rect(draw, POST_X1 - 12, POST_Y0 - 4, POST_X1 + 3,  POST_Y0 + 4,
              (220, 215, 195))

    PRINT1_X0 = BED_X0 + 175
    PRINT1_Y0 = WALL_BED_Y_TOP + 20
    PRINT1_X1 = PRINT1_X0 + 100
    PRINT1_Y1 = PRINT1_Y0 + 72
    draw_rect(draw, PRINT1_X0, PRINT1_Y0, PRINT1_X1, PRINT1_Y1, PRINTOUT_CREAM,
              outline=(180, 170, 150), width=1)
    rng3 = random.Random(55)
    for row in range(8):
        lx0 = PRINT1_X0 + 5
        ly  = PRINT1_Y0 + 8 + row * 7
        lx1 = lx0 + rng3.randint(30, 88)
        draw.line([(lx0, ly), (lx1, ly)], fill=INK_LINE + (180,), width=1)
    draw_rect(draw, PRINT1_X0 + 30, PRINT1_Y0 - 4, PRINT1_X0 + 70, PRINT1_Y0 + 4,
              (220, 215, 195))

    PRINT2_X0 = PRINT1_X0 + 8
    PRINT2_Y0 = PRINT1_Y1 + 8
    PRINT2_X1 = PRINT2_X0 + 88
    PRINT2_Y1 = PRINT2_Y0 + 58
    draw_rect(draw, PRINT2_X0, PRINT2_Y0, PRINT2_X1, PRINT2_Y1, PRINTOUT_WARM,
              outline=(180, 165, 140), width=1)
    sch_pts = [
        (PRINT2_X0 + 8,  PRINT2_Y0 + 15),
        (PRINT2_X0 + 25, PRINT2_Y0 + 15),
        (PRINT2_X0 + 25, PRINT2_Y0 + 30),
        (PRINT2_X0 + 50, PRINT2_Y0 + 30),
        (PRINT2_X0 + 50, PRINT2_Y0 + 45),
    ]
    draw.line(sch_pts, fill=INK_LINE, width=1)
    draw_rect(draw, PRINT2_X0 + 32, PRINT2_Y0 + 24, PRINT2_X0 + 46, PRINT2_Y0 + 36,
              PRINTOUT_WARM, outline=INK_LINE, width=1)
    draw.ellipse([PRINT2_X0 + 55, PRINT2_Y0 + 18, PRINT2_X0 + 72, PRINT2_Y0 + 34],
                 outline=INK_LINE)
    draw.ellipse([PRINT2_X0 + 40, PRINT2_Y0 - 4, PRINT2_X0 + 50, PRINT2_Y0 + 4],
                 fill=(220, 215, 195))

    # ── WARM SUNLIGHT OVERLAY — left portion (window zone) ───────────────────
    sun_layer = Image.new("RGBA", (W, H), (0, 0, 0, 0))
    sl = ImageDraw.Draw(sun_layer)
    for col in range(0, 320):
        t = 1.0 - col / 320
        a = int(30 * t)
        sl.line([(col, 0), (col, H)],
                fill=SUNLIT_AMBER + (a,), width=1)
    img.alpha_composite(sun_layer)
    draw = ImageDraw.Draw(img)

    # ── FINAL LINE WORK ───────────────────────────────────────────────────────
    draw.line([(DESK_LEFT, DESK_TOP_Y), (DESK_RIGHT, DESK_TOP_Y)],
              fill=LINE_DARK, width=2)
    draw.line([(0, FLOOR_Y_FAR), (BACK_WALL_RIGHT, FLOOR_Y_FAR)],
              fill=LINE_DARK, width=1)
    draw.line([(0, CEIL_Y_FAR), (BACK_WALL_RIGHT, CEIL_Y_FAR)],
              fill=LINE_DARK, width=1)
    draw.line([(540, 200), (BACK_WALL_RIGHT + 10, 200)], fill=LINE_DARK, width=1)
    draw.line([(540, 260), (BACK_WALL_RIGHT + 10, 260)], fill=LINE_DARK, width=1)
    draw.line([(540, SHELF_Y2), (BACK_WALL_RIGHT + 10, SHELF_Y2)],
              fill=LINE_DARK, width=1)

    # ── VIGNETTE — final pass via ltg_render_lib.vignette() ──────────────────
    img = vignette(img, strength=55)
    draw = ImageDraw.Draw(img)

    # ── OUTPUT ────────────────────────────────────────────────────────────────
    out_path = "/home/wipkat/team/output/backgrounds/environments/LTG_ENV_tech_den_v004.png"
    os.makedirs(os.path.dirname(out_path), exist_ok=True)
    img.convert("RGB").save(out_path)
    print(f"Saved: {out_path}")
    return out_path


if __name__ == "__main__":
    draw_tech_den()
